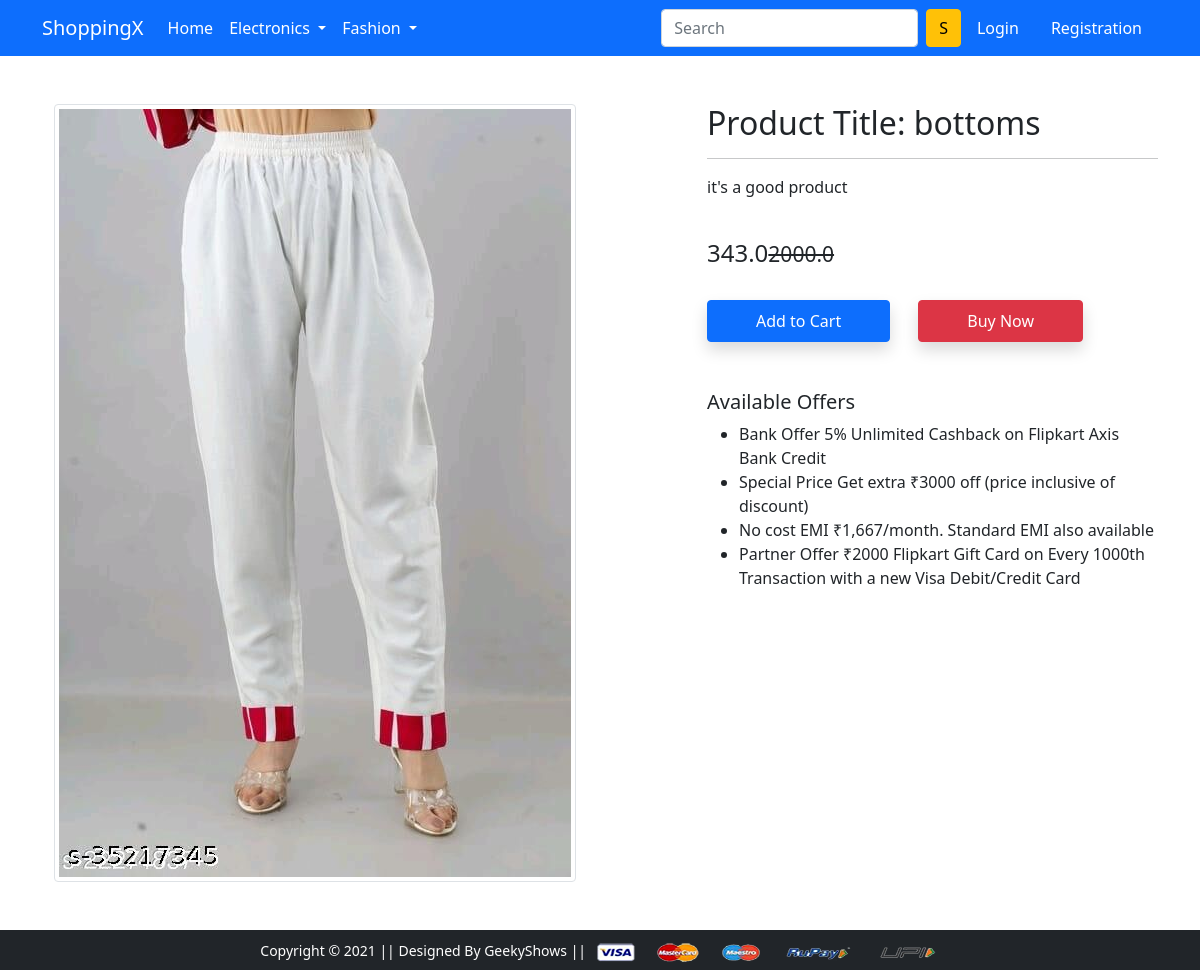
/product_detail/4, run on the app's committed database.
### app/models.py (models this page shows, shortened)
class Product(models.Model):
    title = models.CharField(max_length=100)
    selling_price = models.FloatField()
    discounted_price = models.FloatField()
    description = models.TextField()
    brand = models.CharField(max_length=100)
    category = models.CharField(choices=CATEGORY_CHOICES, max_length=2)
    product_image = models.ImageField(upload_to='producting')

### app/views.py (the view)
class ProductDetailView(View):
    def get(self, request, pk):
        product = Product.objects.get(id=pk)
        return render(request, 'app/productdetail.html', {'product': product})

### app/templates/app/productdetail.html (shortened to what this page needs)
{% extends 'app/base.html' %}
{% load static %}
{% block main-content %}
<div class="container my-5">
    <div class="row">
        <div class="col-sm-6 text-center align-self-center">
            <img src="{{product.product_image.url}}" alt="" class="img-fluid img-thumbnail">
        </div>
        <div class="col-sm-5 offset-sm-1">
            <h2>Product Title: {{product.title}}</h2>
            <hr>
            <p>{{product.description}}</p> <br>
            <h4>{{product.discounted_price}}<small
                    class="fw-light text-decoration-line-through">{{product.selling_price}}</small></h4> <br>
            <a href="{% url 'add-to-cart' %}" class="btn btn-primary shadow px-5 py-2">Add to Cart</a>
            <a href="{% url 'buy-now' %}" class="btn btn-danger shadow px-5 py-2 ms-4">Buy Now</a>
            <h5 class="mt-5">Available Offers</h5>
            <ul>
                <li>Bank Offer 5% Unlimited Cashback on Flipkart Axis Bank Credit</li>
                <li>Special Price Get extra ₹3000 off (price inclusive of discount)</li>
                <li>No cost EMI ₹1,667/month. Standard EMI also available</li>
                <li>Partner Offer ₹2000 Flipkart Gift Card on Every 1000th Transaction with a new Visa Debit/Credit Card
                </li>
            </ul>
        </div>
    </div>
</div>
{% endblock main-content %}

### data on the page
Product: product_image (picture), title "bottoms", description "it's a good product", discounted_price "343.0", selling_price "2000.0"
